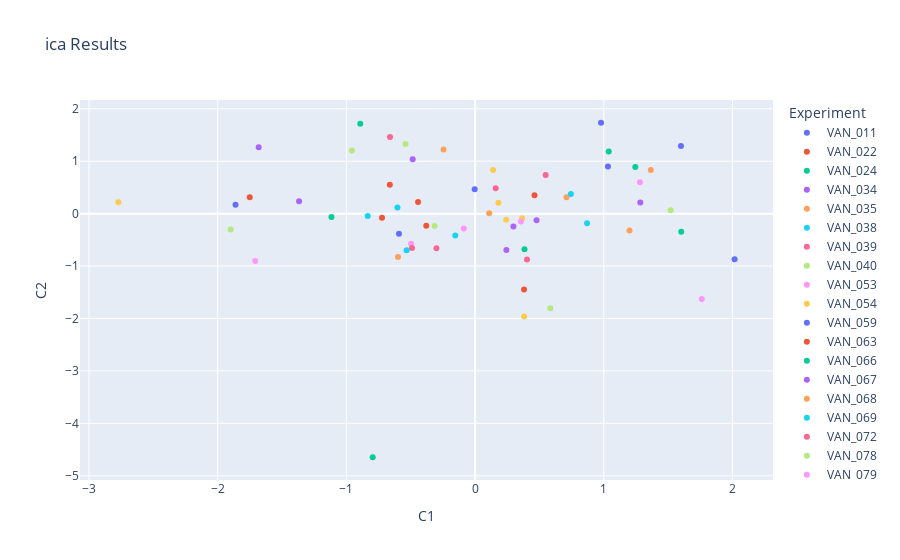

Notebook cell for this chart:
### Code cell
ica_result_df = pd.DataFrame(ica_result, columns=['C1', 'C2'])

unique_strains = df['UQ Strain'].unique()
num_rows= len(ica_result_df)
if len(unique_strains)< num_rows:
    unique_strains = unique_strains*(num_rows//len(unique_strains)) + unique_strains[:num_rows%len(unique_strains)]
ica_result_df['Experiment'] = unique_strains[:num_rows]  # Add experiment labels


fig = px.scatter(ica_result_df, x='C1', y='C2', color='Experiment', title='ica Results')
fig.show()

### Figure 1 — Plotly figure (JSON) as saved in the notebook; plotly's stock layout.template omitted (floating-point values rounded to 4 significant figures)
{"data": [{"hovertemplate": "Experiment=VAN_011<br>C1=%{x}<br>C2=%{y}<extra></extra>", "legendgroup": "VAN_011", "marker": {"color": "#636efa", "symbol": "circle"}, "mode": "markers", "name": "VAN_011", "orientation": "v", "showlegend": true, "type": "scatter", "x": [-0.5916], "xaxis": "x", "y": [-0.3821], "yaxis": "y"}, {"hovertemplate": "Experiment=VAN_022<br>C1=%{x}<br>C2=%{y}<extra></extra>", "legendgroup": "VAN_022", "marker": {"color": "#EF553B", "symbol": "circle"}, "mode": "markers", "name": "VAN_022", "orientation": "v", "showlegend": true, "type": "scatter", "x": [-0.4435], "xaxis": "x", "y": [0.2206], "yaxis": "y"}, {"hovertemplate": "Experiment=VAN_024<br>C1=%{x}<br>C2=%{y}<extra></extra>", "legendgroup": "VAN_024", "marker": {"color": "#00cc96", "symbol": "circle"}, "mode": "markers", "name": "VAN_024", "orientation": "v", "showlegend": true, "type": "scatter", "x": [-0.7958], "xaxis": "x", "y": [-4.646], "yaxis": "y"}, {"hovertemplate": "Experiment=VAN_034<br>C1=%{x}<br>C2=%{y}<extra></extra>", "legendgroup": "VAN_034", "marker": {"color": "#ab63fa", "symbol": "circle"}, "mode": "markers", "name": "VAN_034", "orientation": "v", "showlegend": true, "type": "scatter", "x": [-0.4849], "xaxis": "x", "y": [1.04], "yaxis": "y"}, {"hovertemplate": "Experiment=VAN_035<br>C1=%{x}<br>C2=%{y}<extra></extra>", "legendgroup": "VAN_035", "marker": {"color": "#FFA15A", "symbol": "circle"}, "mode": "markers", "name": "VAN_035", "orientation": "v", "showlegend": true, "type": "scatter", "x": [0.7097], "xaxis": "x", "y": [0.3147], "yaxis": "y"}, {"hovertemplate": "Experiment=VAN_038<br>C1=%{x}<br>C2=%{y}<extra></extra>", "legendgroup": "VAN_038", "marker": {"color": "#19d3f3", "symbol": "circle"}, "mode": "markers", "name": "VAN_038", "orientation": "v", "showlegend": true, "type": "scatter", "x": [-0.8344], "xaxis": "x", "y": [-0.04519], "yaxis": "y"}, {"hovertemplate": "Experiment=VAN_039<br>C1=%{x}<br>C2=%{y}<extra></extra>", "legendgroup": "VAN_039", "marker": {"color": "#FF6692", "symbol": "circle"}, "mode": "markers", "name": "VAN_039", "orientation": "v", "showlegend": true, "type": "scatter", "x": [0.5483], "xaxis": "x", "y": [0.7366], "yaxis": "y"}, {"hovertemplate": "Experiment=VAN_040<br>C1=%{x}<br>C2=%{y}<extra></extra>", "legendgroup": "VAN_040", "marker": {"color": "#B6E880", "symbol": "circle"}, "mode": "markers", "name": "VAN_040", "orientation": "v", "showlegend": true, "type": "scatter", "x": [-0.9572], "xaxis": "x", "y": [1.202], "yaxis": "y"}, {"hovertemplate": "Experiment=VAN_053<br>C1=%{x}<br>C2=%{y}<extra></extra>", "legendgroup": "VAN_053", "marker": {"color": "#FF97FF", "symbol": "circle"}, "mode": "markers", "name": "VAN_053", "orientation": "v", "showlegend": true, "type": "scatter", "x": [-0.4975], "xaxis": "x", "y": [-0.5753], "yaxis": "y"}, {"hovertemplate": "Experiment=VAN_054<br>C1=%{x}<br>C2=%{y}<extra></extra>", "legendgroup": "VAN_054", "marker": {"color": "#FECB52", "symbol": "circle"}, "mode": "markers", "name": "VAN_054", "orientation": "v", "showlegend": true, "type": "scatter", "x": [0.1396], "xaxis": "x", "y": [0.8302], "yaxis": "y"}, {"hovertemplate": "Experiment=VAN_059<br>C1=%{x}<br>C2=%{y}<extra></extra>", "legendgroup": "VAN_059", "marker": {"color": "#636efa", "symbol": "circle"}, "mode": "markers", "name": "VAN_059", "orientation": "v", "showlegend": true, "type": "scatter", "x": [0.9783], "xaxis": "x", "y": [1.734], "yaxis": "y"}, {"hovertemplate": "Experiment=VAN_063<br>C1=%{x}<br>C2=%{y}<extra></extra>", "legendgroup": "VAN_063", "marker": {"color": "#EF553B", "symbol": "circle"}, "mode": "markers", "name": "VAN_063", "orientation": "v", "showlegend": true, "type": "scatter", "x": [-0.6626], "xaxis": "x", "y": [0.5531], "yaxis": "y"}, {"hovertemplate": "Experiment=VAN_066<br>C1=%{x}<br>C2=%{y}<extra></extra>", "legendgroup": "VAN_066", "marker": {"color": "#00cc96", "symbol": "circle"}, "mode": "markers", "name": "VAN_066", "orientation": "v", "showlegend": true, "type": "scatter", "x": [-1.116], "xaxis": "x", "y": [-0.06355], "yaxis": "y"}, {"hovertemplate": "Experiment=VAN_067<br>C1=%{x}<br>C2=%{y}<extra></extra>", "legendgroup": "VAN_067", "marker": {"color": "#ab63fa", "symbol": "circle"}, "mode": "markers", "name": "VAN_067", "orientation": "v", "showlegend": true, "type": "scatter", "x": [-1.368], "xaxis": "x", "y": [0.2369], "yaxis": "y"}, {"hovertemplate": "Experiment=VAN_068<br>C1=%{x}<br>C2=%{y}<extra></extra>", "legendgroup": "VAN_068", "marker": {"color": "#FFA15A", "symbol": "circle"}, "mode": "markers", "name": "VAN_068", "orientation": "v", "showlegend": true, "type": "scatter", "x": [-0.2453], "xaxis": "x", "y": [1.223], "yaxis": "y"}, {"hovertemplate": "Experiment=VAN_069<br>C1=%{x}<br>C2=%{y}<extra></extra>", "legendgroup": "VAN_069", "marker": {"color": "#19d3f3", "symbol": "circle"}, "mode": "markers", "name": "VAN_069", "orientation": "v", "showlegend": true, "type": "scatter", "x": [-0.5321], "xaxis": "x", "y": [-0.6996], "yaxis": "y"}, {"hovertemplate": "Experiment=VAN_072<br>C1=%{x}<br>C2=%{y}<extra></extra>", "legendgroup": "VAN_072", "marker": {"color": "#FF6692", "symbol": "circle"}, "mode": "markers", "name": "VAN_072", "orientation": "v", "showlegend": true, "type": "scatter", "x": [-0.6612], "xaxis": "x", "y": [1.461], "yaxis": "y"}, {"hovertemplate": "Experiment=VAN_078<br>C1=%{x}<br>C2=%{y}<extra></extra>", "legendgroup": "VAN_078", "marker": {"color": "#B6E880", "symbol": "circle"}, "mode": "markers", "name": "VAN_078", "orientation": "v", "showlegend": true, "type": "scatter", "x": [-1.899], "xaxis": "x", "y": [-0.3016], "yaxis": "y"}, {"hovertemplate": "Experiment=VAN_079<br>C1=%{x}<br>C2=%{y}<extra></extra>", "legendgroup": "VAN_079", "marker": {"color": "#FF97FF", "symbol": "circle"}, "mode": "markers", "name": "VAN_079", "orientation": "v", "showlegend": true, "type": "scatter", "x": [-1.709], "xaxis": "x", "y": [-0.9028], "yaxis": "y"}, {"hovertemplate": "Experiment=VAN_080<br>C1=%{x}<br>C2=%{y}<extra></extra>", "legendgroup": "VAN_080", "marker": {"color": "#FECB52", "symbol": "circle"}, "mode": "markers", "name": "VAN_080", "orientation": "v", "showlegend": true, "type": "scatter", "x": [-2.772], "xaxis": "x", "y": [0.2194], "yaxis": "y"}, {"hovertemplate": "Experiment=VAN_083<br>C1=%{x}<br>C2=%{y}<extra></extra>", "legendgroup": "VAN_083", "marker": {"color": "#636efa", "symbol": "circle"}, "mode": "markers", "name": "VAN_083", "orientation": "v", "showlegend": true, "type": "scatter", "x": [-1.862], "xaxis": "x", "y": [0.1705], "yaxis": "y"}, {"hovertemplate": "Experiment=VAN_086<br>C1=%{x}<br>C2=%{y}<extra></extra>", "legendgroup": "VAN_086", "marker": {"color": "#EF553B", "symbol": "circle"}, "mode": "markers", "name": "VAN_086", "orientation": "v", "showlegend": true, "type": "scatter", "x": [-1.751], "xaxis": "x", "y": [0.313], "yaxis": "y"}, {"hovertemplate": "Experiment=VAN_090<br>C1=%{x}<br>C2=%{y}<extra></extra>", "legendgroup": "VAN_090", "marker": {"color": "#00cc96", "symbol": "circle"}, "mode": "markers", "name": "VAN_090", "orientation": "v", "showlegend": true, "type": "scatter", "x": [-0.8923], "xaxis": "x", "y": [1.713], "yaxis": "y"}, {"hovertemplate": "Experiment=VAN_091<br>C1=%{x}<br>C2=%{y}<extra></extra>", "legendgroup": "VAN_091", "marker": {"color": "#ab63fa", "symbol": "circle"}, "mode": "markers", "name": "VAN_091", "orientation": "v", "showlegend": true, "type": "scatter", "x": [-1.682], "xaxis": "x", "y": [1.265], "yaxis": "y"}, {"hovertemplate": "Experiment=VAN_094<br>C1=%{x}<br>C2=%{y}<extra></extra>", "legendgroup": "VAN_094", "marker": {"color": "#FFA15A", "symbol": "circle"}, "mode": "markers", "name": "VAN_094", "orientation": "v", "showlegend": true, "type": "scatter", "x": [0.1094], "xaxis": "x", "y": [0.005099], "yaxis": "y"}, {"hovertemplate": "Experiment=VAN_342<br>C1=%{x}<br>C2=%{y}<extra></extra>", "legendgroup": "VAN_342", "marker": {"color": "#19d3f3", "symbol": "circle"}, "mode": "markers", "name": "VAN_342", "orientation": "v", "showlegend": true, "type": "scatter", "x": [-0.6034], "xaxis": "x", "y": [0.1176], "yaxis": "y"}, {"hovertemplate": "Experiment=VAN_344<br>C1=%{x}<br>C2=%{y}<extra></extra>", "legendgroup": "VAN_344", "marker": {"color": "#FF6692", "symbol": "circle"}, "mode": "markers", "name": "VAN_344", "orientation": "v", "showlegend": true, "type": "scatter", "x": [-0.4904], "xaxis": "x", "y": [-0.6575], "yaxis": "y"}, {"hovertemplate": "Experiment=VAN_347<br>C1=%{x}<br>C2=%{y}<extra></extra>", "legendgroup": "VAN_347", "marker": {"color": "#B6E880", "symbol": "circle"}, "mode": "markers", "name": "VAN_347", "orientation": "v", "showlegend": true, "type": "scatter", "x": [1.519], "xaxis": "x", "y": [0.06516], "yaxis": "y"}, {"hovertemplate": "Experiment=VAN_348<br>C1=%{x}<br>C2=%{y}<extra></extra>", "legendgroup": "VAN_348", "marker": {"color": "#FF97FF", "symbol": "circle"}, "mode": "markers", "name": "VAN_348", "orientation": "v", "showlegend": true, "type": "scatter", "x": [1.281], "xaxis": "x", "y": [0.5967], "yaxis": "y"}, {"hovertemplate": "Experiment=VAN_349<br>C1=%{x}<br>C2=%{y}<extra></extra>", "legendgroup": "VAN_349", "marker": {"color": "#FECB52", "symbol": "circle"}, "mode": "markers", "name": "VAN_349", "orientation": "v", "showlegend": true, "type": "scatter", "x": [0.2416], "xaxis": "x", "y": [-0.1169], "yaxis": "y"}, {"hovertemplate": "Experiment=VAN_351<br>C1=%{x}<br>C2=%{y}<extra></extra>", "legendgroup": "VAN_351", "marker": {"color": "#636efa", "symbol": "circle"}, "mode": "markers", "name": "VAN_351", "orientation": "v", "showlegend": true, "type": "scatter", "x": [1.032], "xaxis": "x", "y": [0.8974], "yaxis": "y"}, {"hovertemplate": "Experiment=VAN_352<br>C1=%{x}<br>C2=%{y}<extra></extra>", "legendgroup": "VAN_352", "marker": {"color": "#EF553B", "symbol": "circle"}, "mode": "markers", "name": "VAN_352", "orientation": "v", "showlegend": true, "type": "scatter", "x": [-0.7232], "xaxis": "x", "y": [-0.07927], "yaxis": "y"}, {"hovertemplate": "Experiment=VAN_353<br>C1=%{x}<br>C2=%{y}<extra></extra>", "legendgroup": "VAN_353", "marker": {"color": "#00cc96", "symbol": "circle"}, "mode": "markers", "name": "VAN_353", "orientation": "v", "showlegend": true, "type": "scatter", "x": [1.038], "xaxis": "x", "y": [1.187], "yaxis": "y"}, {"hovertemplate": "Experiment=VAN_354<br>C1=%{x}<br>C2=%{y}<extra></extra>", "legendgroup": "VAN_354", "marker": {"color": "#ab63fa", "symbol": "circle"}, "mode": "markers", "name": "VAN_354", "orientation": "v", "showlegend": true, "type": "scatter", "x": [1.283], "xaxis": "x", "y": [0.2113], "yaxis": "y"}, {"hovertemplate": "Experiment=VAN_355<br>C1=%{x}<br>C2=%{y}<extra></extra>", "legendgroup": "VAN_355", "marker": {"color": "#FFA15A", "symbol": "circle"}, "mode": "markers", "name": "VAN_355", "orientation": "v", "showlegend": true, "type": "scatter", "x": [1.199], "xaxis": "x", "y": [-0.321], "yaxis": "y"}, {"hovertemplate": "Experiment=VAN_356<br>C1=%{x}<br>C2=%{y}<extra></extra>", "legendgroup": "VAN_356", "marker": {"color": "#19d3f3", "symbol": "circle"}, "mode": "markers", "name": "VAN_356", "orientation": "v", "showlegend": true, "type": "scatter", "x": [0.8695], "xaxis": "x", "y": [-0.1827], "yaxis": "y"}, {"hovertemplate": "Experiment=VAN_357<br>C1=%{x}<br>C2=%{y}<extra></extra>", "legendgroup": "VAN_357", "marker": {"color": "#FF6692", "symbol": "circle"}, "mode": "markers", "name": "VAN_357", "orientation": "v", "showlegend": true, "type": "scatter", "x": [-0.3007], "xaxis": "x", "y": [-0.6607], "yaxis": "y"}, {"hovertemplate": "Experiment=VAN_359<br>C1=%{x}<br>C2=%{y}<extra></extra>", "legendgroup": "VAN_359", "marker": {"color": "#B6E880", "symbol": "circle"}, "mode": "markers", "name": "VAN_359", "orientation": "v", "showlegend": true, "type": "scatter", "x": [-0.3145], "xaxis": "x", "y": [-0.2351], "yaxis": "y"}, {"hovertemplate": "Experiment=VAN_360<br>C1=%{x}<br>C2=%{y}<extra></extra>", "legendgroup": "VAN_360", "marker": {"color": "#FF97FF", "symbol": "circle"}, "mode": "markers", "name": "VAN_360", "orientation": "v", "showlegend": true, "type": "scatter", "x": [-0.08786], "xaxis": "x", "y": [-0.2851], "yaxis": "y"}, {"hovertemplate": "Experiment=VAN_361<br>C1=%{x}<br>C2=%{y}<extra></extra>", "legendgroup": "VAN_361", "marker": {"color": "#FECB52", "symbol": "circle"}, "mode": "markers", "name": "VAN_361", "orientation": "v", "showlegend": true, "type": "scatter", "x": [0.3654], "xaxis": "x", "y": [-0.08563], "yaxis": "y"}, {"hovertemplate": "Experiment=VAN_362<br>C1=%{x}<br>C2=%{y}<extra></extra>", "legendgroup": "VAN_362", "marker": {"color": "#636efa", "symbol": "circle"}, "mode": "markers", "name": "VAN_362", "orientation": "v", "showlegend": true, "type": "scatter", "x": [1.599], "xaxis": "x", "y": [1.29], "yaxis": "y"}, {"hovertemplate": "Experiment=VAN_364<br>C1=%{x}<br>C2=%{y}<extra></extra>", "legendgroup": "VAN_364", "marker": {"color": "#EF553B", "symbol": "circle"}, "mode": "markers", "name": "VAN_364", "orientation": "v", "showlegend": true, "type": "scatter", "x": [0.4615], "xaxis": "x", "y": [0.3527], "yaxis": "y"}, {"hovertemplate": "Experiment=VAN_365<br>C1=%{x}<br>C2=%{y}<extra></extra>", "legendgroup": "VAN_365", "marker": {"color": "#00cc96", "symbol": "circle"}, "mode": "markers", "name": "VAN_365", "orientation": "v", "showlegend": true, "type": "scatter", "x": [1.601], "xaxis": "x", "y": [-0.3464], "yaxis": "y"}, {"hovertemplate": "Experiment=VAN_366<br>C1=%{x}<br>C2=%{y}<extra></extra>", "legendgroup": "VAN_366", "marker": {"color": "#ab63fa", "symbol": "circle"}, "mode": "markers", "name": "VAN_366", "orientation": "v", "showlegend": true, "type": "scatter", "x": [0.2975], "xaxis": "x", "y": [-0.2436], "yaxis": "y"}, {"hovertemplate": "Experiment=VAN_369<br>C1=%{x}<br>C2=%{y}<extra></extra>", "legendgroup": "VAN_369", "marker": {"color": "#FFA15A", "symbol": "circle"}, "mode": "markers", "name": "VAN_369", "orientation": "v", "showlegend": true, "type": "scatter", "x": [-0.5993], "xaxis": "x", "y": [-0.8265], "yaxis": "y"}, {"hovertemplate": "Experiment=VAN_371<br>C1=%{x}<br>C2=%{y}<extra></extra>", "legendgroup": "VAN_371", "marker": {"color": "#19d3f3", "symbol": "circle"}, "mode": "markers", "name": "VAN_371", "orientation": "v", "showlegend": true, "type": "scatter", "x": [-0.1543], "xaxis": "x", "y": [-0.4185], "yaxis": "y"}, {"hovertemplate": "Experiment=VAN_373<br>C1=%{x}<br>C2=%{y}<extra></extra>", "legendgroup": "VAN_373", "marker": {"color": "#FF6692", "symbol": "circle"}, "mode": "markers", "name": "VAN_373", "orientation": "v", "showlegend": true, "type": "scatter", "x": [0.1597], "xaxis": "x", "y": [0.4835], "yaxis": "y"}, {"hovertemplate": "Experiment=VAN_374<br>C1=%{x}<br>C2=%{y}<extra></extra>", "legendgroup": "VAN_374", "marker": {"color": "#B6E880", "symbol": "circle"}, "mode": "markers", "name": "VAN_374", "orientation": "v", "showlegend": true, "type": "scatter", "x": [-0.5403], "xaxis": "x", "y": [1.33], "yaxis": "y"}, {"hovertemplate": "Experiment=VAN_375<br>C1=%{x}<br>C2=%{y}<extra></extra>", "legendgroup": "VAN_375", "marker": {"color": "#FF97FF", "symbol": "circle"}, "mode": "markers", "name": "VAN_375", "orientation": "v", "showlegend": true, "type": "scatter", "x": [0.3556], "xaxis": "x", "y": [-0.1493], "yaxis": "y"}, {"hovertemplate": "Experiment=VAN_377<br>C1=%{x}<br>C2=%{y}<extra></extra>", "legendgroup": "VAN_377", "marker": {"color": "#FECB52", "symbol": "circle"}, "mode": "markers", "name": "VAN_377", "orientation": "v", "showlegend": true, "type": "scatter", "x": [0.1807], "xaxis": "x", "y": [0.2078], "yaxis": "y"}, {"hovertemplate": "Experiment=VAN_378<br>C1=%{x}<br>C2=%{y}<extra></extra>", "legendgroup": "VAN_378", "marker": {"color": "#636efa", "symbol": "circle"}, "mode": "markers", "name": "VAN_378", "orientation": "v", "showlegend": true, "type": "scatter", "x": [-0.003277], "xaxis": "x", "y": [0.4661], "yaxis": "y"}, {"hovertemplate": "Experiment=VAN_379<br>C1=%{x}<br>C2=%{y}<extra></extra>", "legendgroup": "VAN_379", "marker": {"color": "#EF553B", "symbol": "circle"}, "mode": "markers", "name": "VAN_379", "orientation": "v", "showlegend": true, "type": "scatter", "x": [-0.3795], "xaxis": "x", "y": [-0.2316], "yaxis": "y"}, {"hovertemplate": "Experiment=VAN_380<br>C1=%{x}<br>C2=%{y}<extra></extra>", "legendgroup": "VAN_380", "marker": {"color": "#00cc96", "symbol": "circle"}, "mode": "markers", "name": "VAN_380", "orientation": "v", "showlegend": true, "type": "scatter", "x": [1.245], "xaxis": "x", "y": [0.8902], "yaxis": "y"}, {"hovertemplate": "Experiment=VAN_382<br>C1=%{x}<br>C2=%{y}<extra></extra>", "legendgroup": "VAN_382", "marker": {"color": "#ab63fa", "symbol": "circle"}, "mode": "markers", "name": "VAN_382", "orientation": "v", "showlegend": true, "type": "scatter", "x": [0.4772], "xaxis": "x", "y": [-0.1252], "yaxis": "y"}, {"hovertemplate": "Experiment=VAN_383<br>C1=%{x}<br>C2=%{y}<extra></extra>", "legendgroup": "VAN_383", "marker": {"color": "#FFA15A", "symbol": "circle"}, "mode": "markers", "name": "VAN_383", "orientation": "v", "showlegend": true, "type": "scatter", "x": [1.365], "xaxis": "x", "y": [0.8314], "yaxis": "y"}, {"hovertemplate": "Experiment=VAN_386<br>C1=%{x}<br>C2=%{y}<extra></extra>", "legendgroup": "VAN_386", "marker": {"color": "#19d3f3", "symbol": "circle"}, "mode": "markers", "name": "VAN_386", "orientation": "v", "showlegend": true, "type": "scatter", "x": [0.7441], "xaxis": "x", "y": [0.3748], "yaxis": "y"}, {"hovertemplate": "Experiment=VAN_387<br>C1=%{x}<br>C2=%{y}<extra></extra>", "legendgroup": "VAN_387", "marker": {"color": "#FF6692", "symbol": "circle"}, "mode": "markers", "name": "VAN_387", "orientation": "v", "showlegend": true, "type": "scatter", "x": [0.403], "xaxis": "x", "y": [-0.8734], "yaxis": "y"}, {"hovertemplate": "Experiment=VAN_388<br>C1=%{x}<br>C2=%{y}<extra></extra>", "legendgroup": "VAN_388", "marker": {"color": "#B6E880", "symbol": "circle"}, "mode": "markers", "name": "VAN_388", "orientation": "v", "showlegend": true, "type": "scatter", "x": [0.5844], "xaxis": "x", "y": [-1.804], "yaxis": "y"}, {"hovertemplate": "Experiment=VAN_389<br>C1=%{x}<br>C2=%{y}<extra></extra>", "legendgroup": "VAN_389", "marker": {"color": "#FF97FF", "symbol": "circle"}, "mode": "markers", "name": "VAN_389", "orientation": "v", "showlegend": true, "type": "scatter", "x": [1.761], "xaxis": "x", "y": [-1.629], "yaxis": "y"}, {"hovertemplate": "Experiment=VAN_391<br>C1=%{x}<br>C2=%{y}<extra></extra>", "legendgroup": "VAN_391", "marker": {"color": "#FECB52", "symbol": "circle"}, "mode": "markers", "name": "VAN_391", "orientation": "v", "showlegend": true, "type": "scatter", "x": [0.381], "xaxis": "x", "y": [-1.961], "yaxis": "y"}, {"hovertemplate": "Experiment=VAN_392<br>C1=%{x}<br>C2=%{y}<extra></extra>", "legendgroup": "VAN_392", "marker": {"color": "#636efa", "symbol": "circle"}, "mode": "markers", "name": "VAN_392", "orientation": "v", "showlegend": true, "type": "scatter", "x": [2.016], "xaxis": "x", "y": [-0.8688], "yaxis": "y"}, {"hovertemplate": "Experiment=VAN_393<br>C1=%{x}<br>C2=%{y}<extra></extra>", "legendgroup": "VAN_393", "marker": {"color": "#EF553B", "symbol": "circle"}, "mode": "markers", "name": "VAN_393", "orientation": "v", "showlegend": true, "type": "scatter", "x": [0.3804], "xaxis": "x", "y": [-1.449], "yaxis": "y"}, {"hovertemplate": "Experiment=VAN_396<br>C1=%{x}<br>C2=%{y}<extra></extra>", "legendgroup": "VAN_396", "marker": {"color": "#00cc96", "symbol": "circle"}, "mode": "markers", "name": "VAN_396", "orientation": "v", "showlegend": true, "type": "scatter", "x": [0.3835], "xaxis": "x", "y": [-0.6783], "yaxis": "y"}, {"hovertemplate": "Experiment=VAN_REF7<br>C1=%{x}<br>C2=%{y}<extra></extra>", "legendgroup": "VAN_REF7", "marker": {"color": "#ab63fa", "symbol": "circle"}, "mode": "markers", "name": "VAN_REF7", "orientation": "v", "showlegend": true, "type": "scatter", "x": [0.243], "xaxis": "x", "y": [-0.6947], "yaxis": "y"}], "layout": {"legend": {"title": {"text": "Experiment"}, "tracegroupgap": 0}, "title": {"text": "ica Results"}, "xaxis": {"anchor": "y", "domain": [0, 1], "title": {"text": "C1"}}, "yaxis": {"anchor": "x", "domain": [0, 1], "title": {"text": "C2"}}}}
